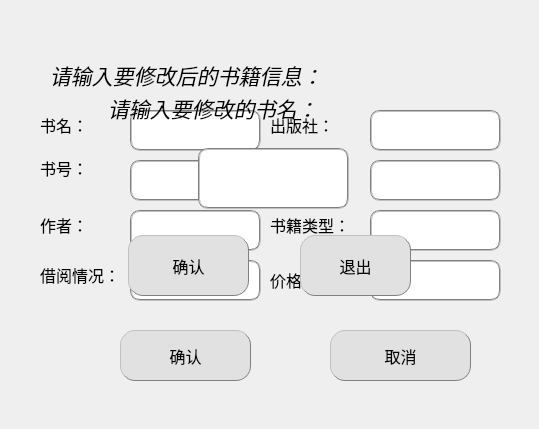
<?xml version="1.0" encoding="UTF-8"?>
<ui version="4.0">
 <class>ModifyBook</class>
 <widget class="QDialog" name="ModifyBook">
  <property name="geometry">
   <rect>
    <x>0</x>
    <y>0</y>
    <width>539</width>
    <height>429</height>
   </rect>
  </property>
  <property name="windowTitle">
   <string>Dialog</string>
  </property>
  <widget class="QWidget" name="modifyWidget" native="true">
   <property name="geometry">
    <rect>
     <x>20</x>
     <y>20</y>
     <width>521</width>
     <height>411</height>
    </rect>
   </property>
   <widget class="QLabel" name="label">
    <property name="geometry">
     <rect>
      <x>30</x>
      <y>0</y>
      <width>361</width>
      <height>111</height>
     </rect>
    </property>
    <property name="font">
     <font>
      <pointsize>12</pointsize>
     </font>
    </property>
    <property name="text">
     <string>&lt;html&gt;&lt;head/&gt;&lt;body&gt;&lt;p&gt;&lt;span style=&quot; font-size:16pt; font-style:italic;&quot;&gt;请输入要修改后的书籍信息：&lt;/span&gt;&lt;/p&gt;&lt;/body&gt;&lt;/html&gt;</string>
    </property>
   </widget>
   <widget class="QLabel" name="label_2">
    <property name="geometry">
     <rect>
      <x>20</x>
      <y>90</y>
      <width>71</width>
      <height>31</height>
     </rect>
    </property>
    <property name="text">
     <string>&lt;html&gt;&lt;head/&gt;&lt;body&gt;&lt;p&gt;&lt;span style=&quot; font-size:12pt;&quot;&gt;书名：&lt;/span&gt;&lt;/p&gt;&lt;/body&gt;&lt;/html&gt;</string>
    </property>
   </widget>
   <widget class="QLineEdit" name="nameIn">
    <property name="geometry">
     <rect>
      <x>110</x>
      <y>90</y>
      <width>131</width>
      <height>41</height>
     </rect>
    </property>
    <property name="font">
     <font>
      <pointsize>12</pointsize>
     </font>
    </property>
    <property name="styleSheet">
     <string notr="true">border:2px groove gray;border-radius:10px;padding:2px 4px</string>
    </property>
   </widget>
   <widget class="QLabel" name="label_5">
    <property name="geometry">
     <rect>
      <x>250</x>
      <y>90</y>
      <width>71</width>
      <height>31</height>
     </rect>
    </property>
    <property name="text">
     <string>&lt;html&gt;&lt;head/&gt;&lt;body&gt;&lt;p&gt;&lt;span style=&quot; font-size:12pt;&quot;&gt;出版社：&lt;/span&gt;&lt;/p&gt;&lt;/body&gt;&lt;/html&gt;</string>
    </property>
   </widget>
   <widget class="QLineEdit" name="publishIn">
    <property name="geometry">
     <rect>
      <x>350</x>
      <y>90</y>
      <width>131</width>
      <height>41</height>
     </rect>
    </property>
    <property name="font">
     <font>
      <pointsize>12</pointsize>
     </font>
    </property>
    <property name="styleSheet">
     <string notr="true">border:2px groove gray;border-radius:10px;padding:2px 4px</string>
    </property>
   </widget>
   <widget class="QLabel" name="label_3">
    <property name="geometry">
     <rect>
      <x>20</x>
      <y>128</y>
      <width>101</width>
      <height>41</height>
     </rect>
    </property>
    <property name="text">
     <string>&lt;html&gt;&lt;head/&gt;&lt;body&gt;&lt;p&gt;&lt;span style=&quot; font-size:12pt;&quot;&gt;书号：&lt;/span&gt;&lt;/p&gt;&lt;/body&gt;&lt;/html&gt;</string>
    </property>
   </widget>
   <widget class="QLineEdit" name="numIn">
    <property name="geometry">
     <rect>
      <x>110</x>
      <y>140</y>
      <width>131</width>
      <height>41</height>
     </rect>
    </property>
    <property name="font">
     <font>
      <pointsize>12</pointsize>
     </font>
    </property>
    <property name="styleSheet">
     <string notr="true">border:2px groove gray;border-radius:10px;padding:2px 4px</string>
    </property>
   </widget>
   <widget class="QLabel" name="label_7">
    <property name="geometry">
     <rect>
      <x>250</x>
      <y>130</y>
      <width>101</width>
      <height>31</height>
     </rect>
    </property>
    <property name="text">
     <string>&lt;html&gt;&lt;head/&gt;&lt;body&gt;&lt;p&gt;&lt;span style=&quot; font-size:12pt;&quot;&gt;出版日期：&lt;/span&gt;&lt;/p&gt;&lt;/body&gt;&lt;/html&gt;</string>
    </property>
   </widget>
   <widget class="QLineEdit" name="dateIn">
    <property name="geometry">
     <rect>
      <x>350</x>
      <y>140</y>
      <width>131</width>
      <height>41</height>
     </rect>
    </property>
    <property name="font">
     <font>
      <pointsize>12</pointsize>
     </font>
    </property>
    <property name="styleSheet">
     <string notr="true">border:2px groove gray;border-radius:10px;padding:2px 4px</string>
    </property>
   </widget>
   <widget class="QLabel" name="label_4">
    <property name="geometry">
     <rect>
      <x>20</x>
      <y>180</y>
      <width>91</width>
      <height>51</height>
     </rect>
    </property>
    <property name="text">
     <string>&lt;html&gt;&lt;head/&gt;&lt;body&gt;&lt;p&gt;&lt;span style=&quot; font-size:12pt;&quot;&gt;作者：&lt;/span&gt;&lt;/p&gt;&lt;/body&gt;&lt;/html&gt;</string>
    </property>
   </widget>
   <widget class="QLineEdit" name="writerIn">
    <property name="geometry">
     <rect>
      <x>110</x>
      <y>190</y>
      <width>131</width>
      <height>41</height>
     </rect>
    </property>
    <property name="font">
     <font>
      <pointsize>12</pointsize>
     </font>
    </property>
    <property name="styleSheet">
     <string notr="true">border:2px groove gray;border-radius:10px;padding:2px 4px</string>
    </property>
   </widget>
   <widget class="QLabel" name="label_8">
    <property name="geometry">
     <rect>
      <x>250</x>
      <y>190</y>
      <width>91</width>
      <height>31</height>
     </rect>
    </property>
    <property name="text">
     <string>&lt;html&gt;&lt;head/&gt;&lt;body&gt;&lt;p&gt;&lt;span style=&quot; font-size:12pt;&quot;&gt;书籍类型：&lt;/span&gt;&lt;/p&gt;&lt;/body&gt;&lt;/html&gt;</string>
    </property>
   </widget>
   <widget class="QLineEdit" name="kindIn">
    <property name="geometry">
     <rect>
      <x>350</x>
      <y>190</y>
      <width>131</width>
      <height>41</height>
     </rect>
    </property>
    <property name="font">
     <font>
      <pointsize>12</pointsize>
     </font>
    </property>
    <property name="styleSheet">
     <string notr="true">border:2px groove gray;border-radius:10px;padding:2px 4px</string>
    </property>
   </widget>
   <widget class="QLabel" name="label_6">
    <property name="geometry">
     <rect>
      <x>20</x>
      <y>230</y>
      <width>101</width>
      <height>51</height>
     </rect>
    </property>
    <property name="text">
     <string>&lt;html&gt;&lt;head/&gt;&lt;body&gt;&lt;p&gt;&lt;span style=&quot; font-size:12pt;&quot;&gt;借阅情况：&lt;/span&gt;&lt;/p&gt;&lt;/body&gt;&lt;/html&gt;</string>
    </property>
   </widget>
   <widget class="QLineEdit" name="stateIn">
    <property name="geometry">
     <rect>
      <x>110</x>
      <y>240</y>
      <width>131</width>
      <height>41</height>
     </rect>
    </property>
    <property name="font">
     <font>
      <pointsize>12</pointsize>
     </font>
    </property>
    <property name="styleSheet">
     <string notr="true">border:2px groove gray;border-radius:10px;padding:2px 4px</string>
    </property>
   </widget>
   <widget class="QLabel" name="label_9">
    <property name="geometry">
     <rect>
      <x>250</x>
      <y>240</y>
      <width>71</width>
      <height>41</height>
     </rect>
    </property>
    <property name="text">
     <string>&lt;html&gt;&lt;head/&gt;&lt;body&gt;&lt;p&gt;&lt;span style=&quot; font-size:12pt;&quot;&gt;价格:&lt;/span&gt;&lt;/p&gt;&lt;/body&gt;&lt;/html&gt;</string>
    </property>
   </widget>
   <widget class="QLineEdit" name="priceIn">
    <property name="geometry">
     <rect>
      <x>350</x>
      <y>240</y>
      <width>131</width>
      <height>41</height>
     </rect>
    </property>
    <property name="font">
     <font>
      <pointsize>12</pointsize>
     </font>
    </property>
    <property name="styleSheet">
     <string notr="true">border:2px groove gray;border-radius:10px;padding:2px 4px</string>
    </property>
   </widget>
   <widget class="QPushButton" name="choseBtn">
    <property name="geometry">
     <rect>
      <x>100</x>
      <y>310</y>
      <width>131</width>
      <height>51</height>
     </rect>
    </property>
    <property name="font">
     <font>
      <pointsize>12</pointsize>
     </font>
    </property>
    <property name="styleSheet">
     <string notr="true">background-color: rgb(225, 225, 225);border:1px groove gray;border-radius:15px;padding:1px 4px;border-style: outset;</string>
    </property>
    <property name="text">
     <string>确认</string>
    </property>
   </widget>
   <widget class="QPushButton" name="exitBtn">
    <property name="geometry">
     <rect>
      <x>310</x>
      <y>310</y>
      <width>141</width>
      <height>51</height>
     </rect>
    </property>
    <property name="font">
     <font>
      <pointsize>12</pointsize>
     </font>
    </property>
    <property name="styleSheet">
     <string notr="true">background-color: rgb(225, 225, 225);border:1px groove gray;border-radius:15px;padding:1px 4px;border-style: outset;</string>
    </property>
    <property name="text">
     <string>取消</string>
    </property>
   </widget>
  </widget>
  <widget class="QLabel" name="label_11">
   <property name="geometry">
    <rect>
     <x>0</x>
     <y>0</y>
     <width>541</width>
     <height>431</height>
    </rect>
   </property>
   <property name="text">
    <string/>
   </property>
   <property name="pixmap">
    <pixmap>4.png</pixmap>
   </property>
  </widget>
  <widget class="QWidget" name="choseWidget" native="true">
   <property name="geometry">
    <rect>
     <x>68</x>
     <y>38</y>
     <width>391</width>
     <height>321</height>
    </rect>
   </property>
   <widget class="QPushButton" name="confirmBtn">
    <property name="geometry">
     <rect>
      <x>60</x>
      <y>197</y>
      <width>121</width>
      <height>61</height>
     </rect>
    </property>
    <property name="font">
     <font>
      <pointsize>12</pointsize>
     </font>
    </property>
    <property name="styleSheet">
     <string notr="true">background-color: rgb(225, 225, 225);border:1px groove gray;border-radius:15px;padding:1px 4px;border-style: outset;</string>
    </property>
    <property name="text">
     <string>确认</string>
    </property>
   </widget>
   <widget class="QPushButton" name="exitBtn1">
    <property name="geometry">
     <rect>
      <x>232</x>
      <y>197</y>
      <width>111</width>
      <height>61</height>
     </rect>
    </property>
    <property name="font">
     <font>
      <pointsize>12</pointsize>
     </font>
    </property>
    <property name="styleSheet">
     <string notr="true">background-color: rgb(225, 225, 225);border:1px groove gray;border-radius:15px;padding:1px 4px;border-style: outset;</string>
    </property>
    <property name="text">
     <string>退出</string>
    </property>
   </widget>
   <widget class="QLabel" name="label_10">
    <property name="geometry">
     <rect>
      <x>40</x>
      <y>20</y>
      <width>301</width>
      <height>101</height>
     </rect>
    </property>
    <property name="text">
     <string>&lt;html&gt;&lt;head/&gt;&lt;body&gt;&lt;p&gt;&lt;span style=&quot; font-size:16pt; font-style:italic;&quot;&gt;请输入要修改的书名：&lt;/span&gt;&lt;/p&gt;&lt;/body&gt;&lt;/html&gt;</string>
    </property>
   </widget>
   <widget class="QLineEdit" name="bookIn">
    <property name="geometry">
     <rect>
      <x>130</x>
      <y>110</y>
      <width>151</width>
      <height>61</height>
     </rect>
    </property>
    <property name="font">
     <font>
      <pointsize>12</pointsize>
     </font>
    </property>
    <property name="styleSheet">
     <string notr="true">border:2px groove gray;border-radius:10px;padding:2px 4px</string>
    </property>
   </widget>
  </widget>
  <zorder>label_11</zorder>
  <zorder>modifyWidget</zorder>
  <zorder>choseWidget</zorder>
 </widget>
 <resources/>
 <connections/>
</ui>
